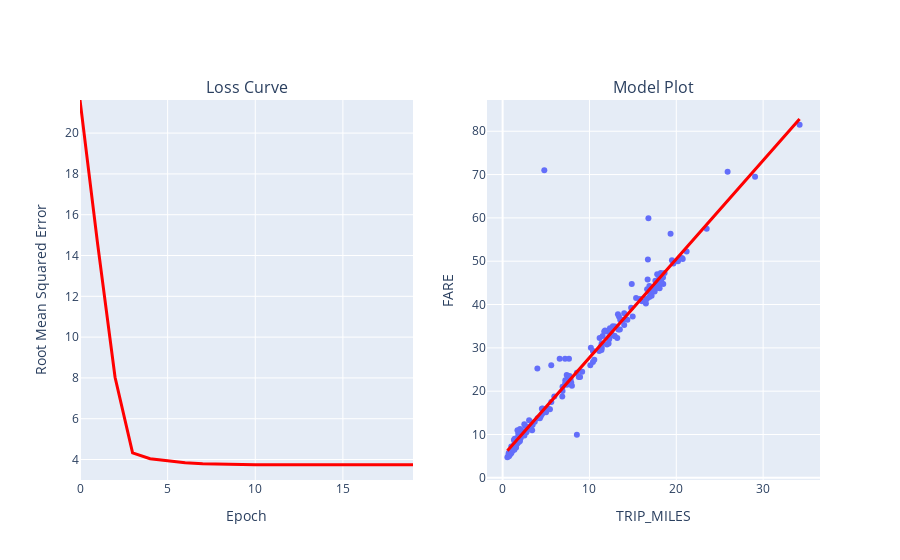

The notebook cell this image was saved under:
### Code cell
#hyperparameters
learning_rate = 0.001
epochs = 20
batch_size = 50

features = ['TRIP_MILES']
label = 'FARE'

model_1 = run_experiment(training_df, features, label, learning_rate, epochs, batch_size)

### Figure 1 — Plotly figure (JSON) as saved in the notebook; plotly's stock layout.template omitted (floating-point values rounded to 4 significant figures; data arrays with more than 128 entries replaced by an {"elided": "..."} marker saying what was removed)
{"data": [{"hovertemplate": "TRIP_MILES=%{x}<br>FARE=%{y}<extra></extra>", "legendgroup": "", "marker": {"color": "#636efa", "symbol": "circle"}, "mode": "markers", "name": "", "orientation": "v", "showlegend": false, "type": "scatter", "x": {"elided": "200 float values"}, "xaxis": "x2", "y": {"elided": "200 float values"}, "yaxis": "y2"}, {"hovertemplate": "TRIP_MILES=%{x}<br>FARE_PREDICTED=%{y}<extra></extra>", "legendgroup": "", "line": {"color": "#ff0000", "dash": "solid", "width": 3}, "marker": {"symbol": "circle"}, "mode": "lines", "name": "", "orientation": "v", "showlegend": false, "type": "scatter", "x": {"elided": "200 float values"}, "xaxis": "x2", "y": {"elided": "200 float values"}, "yaxis": "y2"}, {"hovertemplate": "x=%{x}<br>y=%{y}<extra></extra>", "legendgroup": "", "line": {"color": "#ff0000", "dash": "solid", "width": 3}, "marker": {"symbol": "circle"}, "mode": "lines", "name": "", "orientation": "v", "showlegend": false, "type": "scatter", "x": [0, 1, 2, 3, 4, 5, 6, 7, 8, 9, 10, 11, 12, 13, 14, 15, 16, 17, 18, 19], "xaxis": "x", "y": [21.62, 14.6, 8.034, 4.328, 4.037, 3.922, 3.843, 3.793, 3.767, 3.755, 3.75, 3.747, 3.747, 3.746, 3.746, 3.746, 3.746, 3.746, 3.746, 3.746], "yaxis": "y"}], "layout": {"annotations": [{"font": {"size": 16}, "showarrow": false, "text": "Loss Curve", "x": 0.225, "xanchor": "center", "xref": "paper", "y": 1, "yanchor": "bottom", "yref": "paper"}, {"font": {"size": 16}, "showarrow": false, "text": "Model Plot", "x": 0.775, "xanchor": "center", "xref": "paper", "y": 1, "yanchor": "bottom", "yref": "paper"}], "xaxis": {"anchor": "y", "domain": [0, 0.45], "title": {"text": "Epoch"}}, "xaxis2": {"anchor": "y2", "domain": [0.55, 1], "title": {"text": "TRIP_MILES"}}, "yaxis": {"anchor": "x", "domain": [0, 1], "range": [2.997, 21.62], "title": {"text": "Root Mean Squared Error"}}, "yaxis2": {"anchor": "x2", "domain": [0, 1], "title": {"text": "FARE"}}}}
